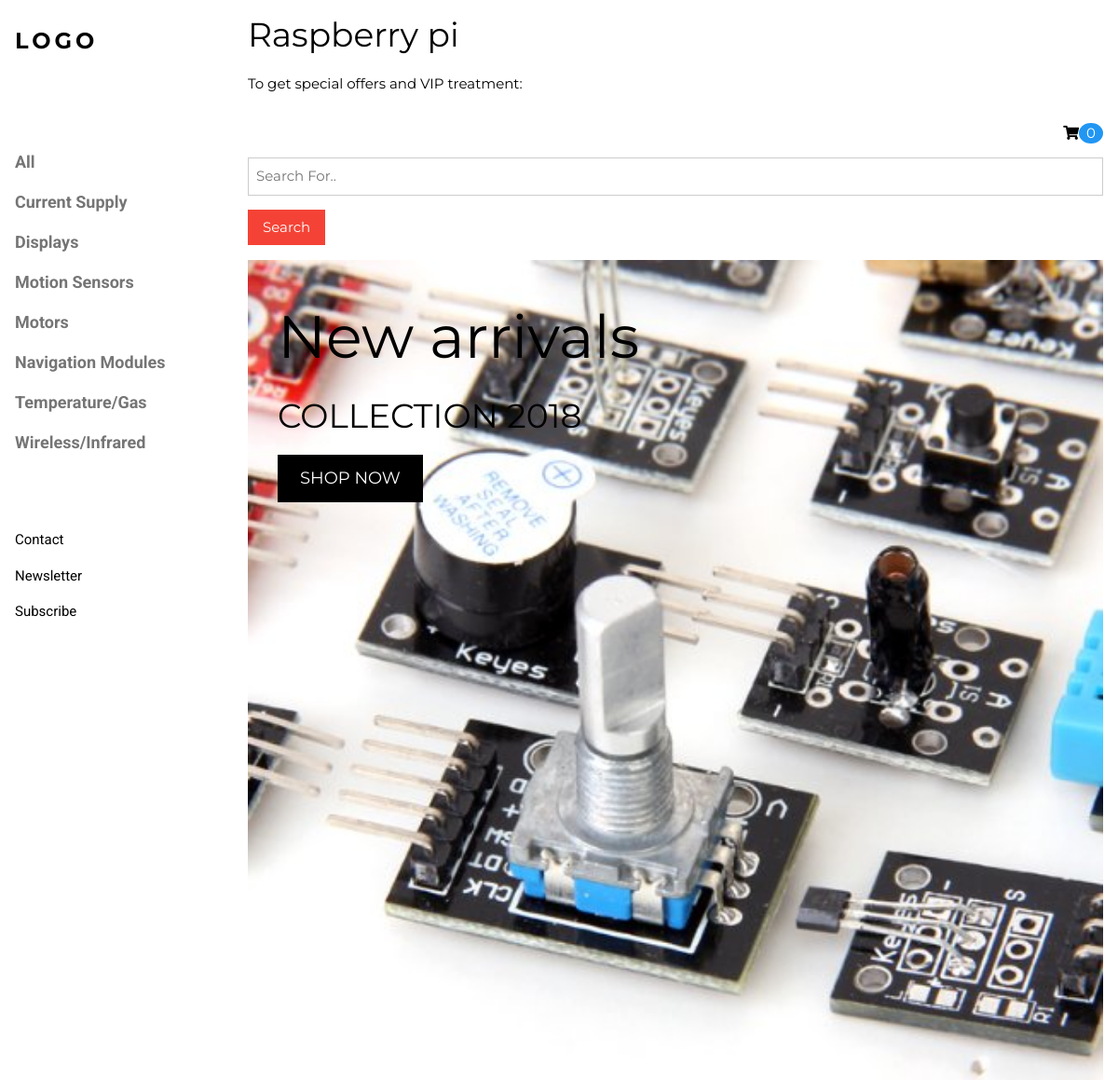
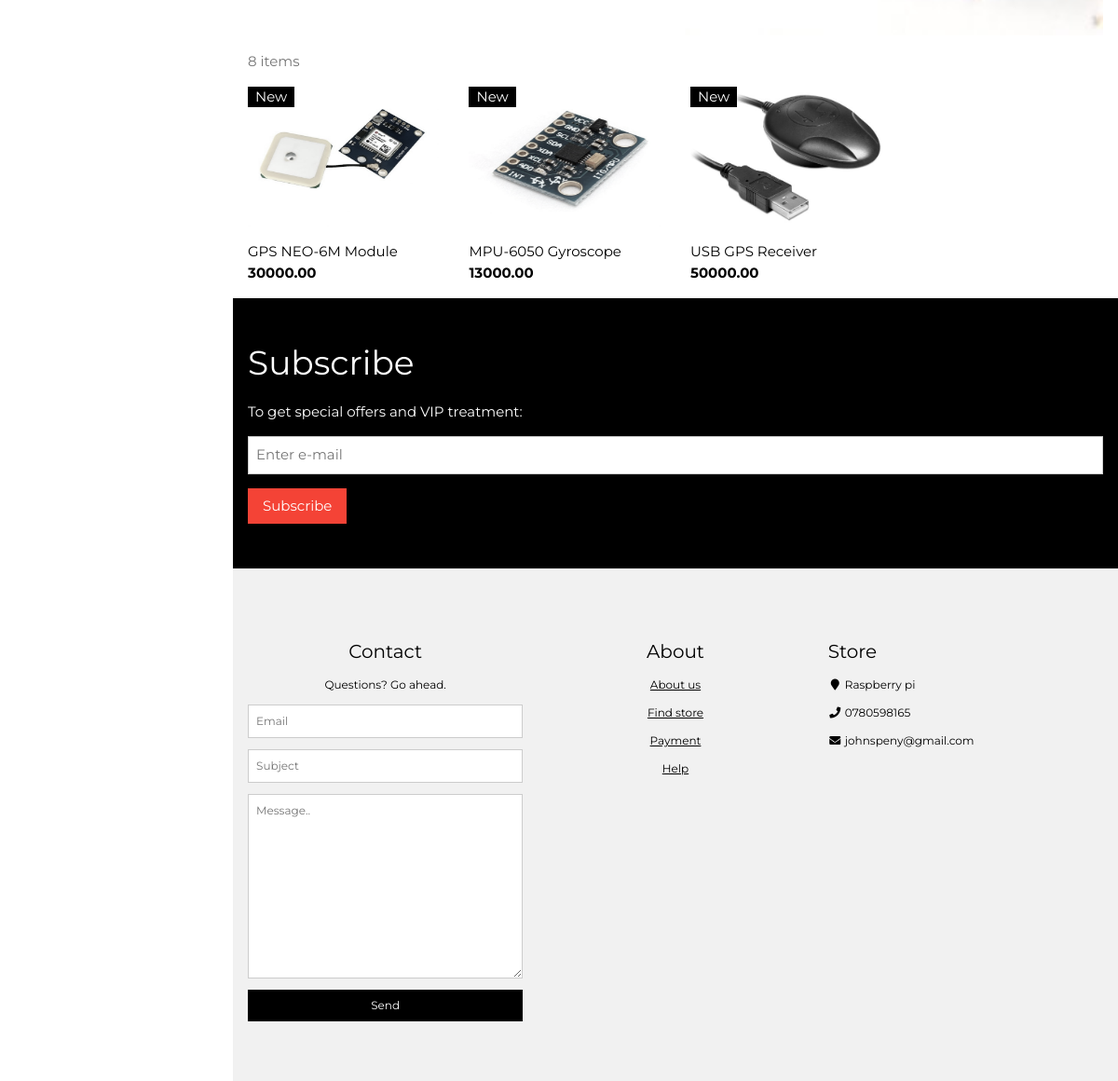
Screenshot of /navigation-modules/ with the database file from the repository (2 pictures, top to bottom).
### shop/models.py (models this page shows, shortened)
class Category(models.Model):
    name = models.CharField(max_length=100)
    slug = models.SlugField(max_length=100, unique=True)
    class Meta:
        ordering = ['name']
        verbose_name = 'category'
        verbose_name_plural = 'categories'
    def get_absolute_url(self):
        return reverse('shop:list_product', kwargs={'category_slug':self.slug})

class Product(models.Model):
    category = models.ForeignKey(Category, related_name='products')
    name = models.CharField(max_length=100)
    slug = models.SlugField(max_length=100)
    image = models.ImageField(upload_to='pics',blank=True)
    description = models.TextField(blank=True)
    stock = models.PositiveIntegerField()
    available = models.BooleanField(default=True)
    price = models.DecimalField(max_digits=10,decimal_places=2)
    created = models.DateTimeField(auto_now_add=True)
    updated = models.DateTimeField(auto_now=True)
    class Meta:
        ordering = ['name']
        index_together = (('id', 'slug'),)
    def get_absolute_url(self):
        return reverse('shop:list_product_detail', kwargs={'id': self.id, 'slug': self.slug})

### shop/views.py (the view, shortened to what this page needs)
# urls.py: url('^(?P<category_slug>[-\w]+)/$', views.index, name='list_product'),
def index(request, category_slug=None):
    categories = Category.objects.all()
    products = Product.objects.filter(available=True)
    c = ContactForm()
    if category_slug:
        category = get_object_or_404(Category, slug=category_slug)
        products = Product.objects.filter(category=category)
    context = {'categories': categories, 'products': products, 'f':c}
    return render(request, 'shop/index.html', context)

### shop/forms.py
class ContactForm(forms.Form):
	subject = forms.CharField(max_length=100,widget=forms.TextInput(attrs={'placeholder': 'Subject'}))
	message = forms.CharField(widget=forms.Textarea(attrs={'placeholder': 'Message..'}))
	sender = forms.EmailField(widget=forms.TextInput(attrs={'placeholder': 'Email'}))

### cart/cart.py (called while the page is built)
    def __len__(self):
        return sum(item['quantity'] for item in self.cart.values())

### cart/context_processors.py (called while the page is built)
def cart(request):
	return {'cart':Cart(request)}

### shop/templatetags/myfilters.py (called while the page is built)
@register.filter(name='addClass')
def addClass(value, arg):
    return value.as_widget(attrs={'class': arg})

### shop/templates/shop/index.html (shortened to what this page needs)
{% extends 'shop/list.html' %}
{% load static %}
{% load myfilters %}
  {% block head %}
  <div class="w3-display-container w3-container">
    <img src="{% static 'shop/pics/r.jpg' %}" alt="Jeans" style="width:100%">
    <div class="w3-display-topleft w3-text-white" style="padding:24px 48px">
      <h1 class="w3-jumbo w3-hide-small w3-text-black">New arrivals</h1>
      <h1 class="w3-hide-small w3-text-black">COLLECTION 2018</h1>
      <p><a href="#jeans" class="w3-button w3-black w3-padding-large w3-large">SHOP NOW</a></p>
    </div>
  </div>
  {% endblock %}
  {% block itemNum %}
  <div class="w3-container w3-text-grey" id="jeans">
    <p>8 items</p>
  </div>{% endblock %}
{% block photot %}
  <div class="w3-row w3-grayscale">
  {% for product in products %}
    <div class="w3-col l3 s6">
      <div class="w3-container">
        <div class="w3-display-container">
          <img src="{{ product.image.url }}" style="width:100%;max-height: 150px">
          <span class="w3-tag w3-display-topleft">New</span>
        </div>
        <p>{{ product.name }}<br><b>{{ product.price }}</b></p>
      </div>
    </div>
{% endfor %}
</div>{% endblock %}
{% block contact %}
 <div class="w3-col s4">
        <h4>Contact</h4>
        <p>Questions? Go ahead.</p>
        <form action="" target="_blank" method="post">
          <p>
            {{ f.sender|addClass:"w3-input w3-border" }}
          </p>
          <p>
            {{ f.subject|addClass:"w3-input w3-border" }}
          </p>
          <p>
            {{ f.message|addClass:"w3-input w3-border" }}
          </p>
          <input type="submit" value="Send" class="w3-button w3-block w3-black">
        </form>
      </div>
      {% endblock %}

### shop/templates/shop/list.html (shortened to what this page needs)
<!DOCTYPE html>
<html>
{% load static %}
{% load myfilters %}
<link rel="stylesheet" href="{% static 'shop/style.css' %}">
<link href="{% static 'shop/css/fontawesome-all.css' %}" rel="stylesheet">
<head>
</head>
<body class="w3-content" style="max-width:1200px">
<nav class="w3-sidebar w3-bar-block w3-white w3-collapse w3-top" style="z-index:3;width:250px" id="mySidebar">
  <div class="w3-container w3-display-container w3-padding-16">
    <h3 class="w3-wide"><b>LOGO</b></h3>
  </div>
  <div class="w3-padding-64 w3-large w3-text-grey" style="font-weight:bold">
    <a href="{% url 'shop:list' %}" class="w3-bar-item w3-button">All</a>
    {% for category in categories %}
    <a href="{{ category.get_absolute_url }}" class="w3-bar-item w3-button">{{ category.name }}</a>
    {% endfor %}
  </div>
  <a href="#footer" class="w3-bar-item w3-button w3-padding">Contact</a>
  <a href="javascript:void(0)" class="w3-bar-item w3-button w3-padding" onclick="document.getElementById('newsletter').style.display='block'">Newsletter</a>
  <a href="#footer"  class="w3-bar-item w3-button w3-padding">Subscribe</a>
</nav>
<div class="w3-main" style="margin-left:250px">
  <header class="w3-container">
    <h1>Raspberry pi</h1>
    <p>To get special offers and VIP treatment:</p>
    {% block cart %}
    {% with total_items=cart|length %}
    {% if cart|length > 0 %}
  <a href="{% url "cart:cart_detail" %}">
    <p class="w3-right"><i class="fa fa-shopping-cart"></i><span class="w3-badge w3-blue">{{ total_items }}</span></p>
  </a>
    {% else %}
      <p class="w3-right"><i class="fa fa-shopping-cart"></i><span class="w3-badge w3-blue">0
    {% endif %}
  {% endwith %}{% endblock %}
    <form action="" method="get">
    <p><input class="w3-input w3-border" type="text" placeholder="Search For.." style="width:100%"></p>
    <input type="submit" class="w3-button w3-red w3-margin-bottom" value="Search">
	</form>
  </header>
  {% block head %}{% endblock %}
  {% block itemNum %}{% endblock %}
  {% block photot %}{% endblock %}
  <div class="w3-container w3-black w3-padding-32">
    <h1>Subscribe</h1>
    <p>To get special offers and VIP treatment:</p>
    <p><input class="w3-input w3-border" type="text" placeholder="Enter e-mail" style="width:100%"></p>
    <button type="button" class="w3-button w3-red w3-margin-bottom">Subscribe</button>
  </div>
  <footer class="w3-padding-64 w3-light-grey w3-small w3-center" id="footer">
    <div class="w3-row-padding">
      {% block contact %}{% endblock %}
      <div class="w3-col s4">
        <h4>About</h4>
        <p><a href="#" onclick="document.getElementById('id01').style.display='block'">About us</a></p>
        <p><a href="#">Find store</a></p>
        <p><a href="#">Payment</a></p>
        <p><a href="#">Help</a></p>
      </div>
      <div class="w3-col s4 w3-justify">
        <h4>Store</h4>
        <p><i class="fa fa-fw fa-map-marker"></i> Raspberry pi</p>
        <p><i class="fa fa-fw fa-phone"></i> 0780598165</p>
        <p><i class="fa fa-fw fa-envelope"></i> johnspeny@gmail.com</p>
        <br>
      </div>
    </div>
  </footer>
</div>
</body>
</html>

### shop/static/shop/style.css (style rules this page uses)
html { box-sizing:border-box }
*,*:before,*:after { box-sizing:inherit }
html { -ms-text-size-adjust:100%;-webkit-text-size-adjust:100% }
body { margin:0 }
article,aside,details,figcaption,figure,footer,header,main,menu,nav,section,summary { display:block }
a { background-color:transparent;-webkit-text-decoration-skip:objects }
img { border-style:none }
button,input,select,textarea { font:inherit;margin:0 }
button,input { overflow:visible }
button,select { text-transform:none }
button,html [type=button],[type=reset],[type=submit] { -webkit-appearance:button }
textarea { overflow:auto }
html,body { font-family:Verdana,sans-serif;font-size:15px;line-height:1.5 }
html { overflow-x:hidden }
h1 { font-size:36px }
h3 { font-size:24px }
h4 { font-size:20px }
h1,h2,h3,h4,h5,h6 { font-family:"Segoe UI",Arial,sans-serif;font-weight:400;margin:10px 0 }
.w3-wide { letter-spacing:4px }
img { margin-bottom:-5px }
a { color:inherit }
.w3-btn,.w3-button { border:none;display:inline-block;outline:0;padding:8px 16px;vertical-align:middle;overflow:hidden;text-decoration:none;color:inherit;background-color:inherit;text-align:center;cursor:pointer;white-space:nowrap }
.w3-btn,.w3-button { -webkit-touch-callout:none;-webkit-user-select:none;-khtml-user-select:none;-moz-user-select:none;-ms-user-select:none;user-select:none }
.w3-badge,.w3-tag { background-color:#000;color:#fff;display:inline-block;padding-left:8px;padding-right:8px;text-align:center }
.w3-badge { border-radius:50% }
.w3-tooltip,.w3-display-container { position:relative }
.w3-input { padding:8px;display:block;border:none;border-bottom:1px solid #ccc;width:100% }
.w3-sidebar { height:100%;width:200px;background-color:#fff;position:fixed!important;z-index:1;overflow:auto }
.w3-main,#main { transition:margin-left .4s }
.w3-bar-block .w3-bar-item { width:100%;display:block;padding:8px 16px;text-align:left;border:none;outline:none;white-space:normal;float:none }
.w3-block { display:block;width:100% }
.w3-container:after,.w3-container:before,.w3-panel:after,.w3-panel:before,.w3-row:after,.w3-row:before,.w3-row-padding:after,.w3-row-padding:before, .w3-cell-row:before,.w3-cell-row:after,.w3-clear:after,.w3-clear:before,.w3-bar:before,.w3-bar:after { content:"";display:table;clear:both }
.w3-col,.w3-half,.w3-third,.w3-twothird,.w3-threequarter,.w3-quarter { float:left;width:100% }
.w3-col.s4 { width:33.33333% }
.w3-col.s6 { width:49.99999% }
@media (min-width:993px) { .w3-col.l3 { width:24.99999% } }
.w3-content { max-width:980px;margin:auto }
@media (min-width:993px) { .w3-sidebar.w3-collapse { display:block!important } }
.w3-top,.w3-bottom { position:fixed;width:100%;z-index:1 }
.w3-top { top:0 }
.w3-display-topleft { position:absolute;left:0;top:0 }
.w3-row-padding,.w3-row-padding>.w3-half,.w3-row-padding>.w3-third,.w3-row-padding>.w3-twothird,.w3-row-padding>.w3-threequarter,.w3-row-padding>.w3-quarter,.w3-row-padding>.w3-col { padding:0 8px }
.w3-container,.w3-panel { padding:0.01em 16px }
.w3-greyscale,.w3-grayscale { filter:grayscale(75%) }
.w3-small { font-size:12px!important }
.w3-large { font-size:18px!important }
.w3-jumbo { font-size:64px!important }
.w3-justify { text-align:justify!important }
.w3-center { text-align:center!important }
.w3-border { border:1px solid #ccc!important }
.w3-margin-bottom { margin-bottom:16px!important }
.w3-padding { padding:8px 16px!important }
.w3-padding-large { padding:12px 24px!important }
.w3-padding-16 { padding-top:16px!important;padding-bottom:16px!important }
.w3-padding-32 { padding-top:32px!important;padding-bottom:32px!important }
.w3-padding-64 { padding-top:64px!important;padding-bottom:64px!important }
.w3-right { float:right!important }
.w3-blue,.w3-hover-blue:hover { color:#fff!important;background-color:#2196F3!important }
.w3-red,.w3-hover-red:hover { color:#fff!important;background-color:#f44336!important }
.w3-white,.w3-hover-white:hover { color:#000!important;background-color:#fff!important }
.w3-black,.w3-hover-black:hover { color:#fff!important;background-color:#000!important }
.w3-light-grey,.w3-hover-light-grey:hover,.w3-light-gray,.w3-hover-light-gray:hover { color:#000!important;background-color:#f1f1f1!important }
.w3-text-white,.w3-hover-text-white:hover { color:#fff!important }
.w3-text-black,.w3-hover-text-black:hover { color:#000!important }
.w3-text-grey,.w3-hover-text-grey:hover,.w3-text-gray,.w3-hover-text-gray:hover { color:#757575!important }

### rows the page displays
Category: name "Current Supply"
Category: name "Displays"
Category: name "Motion Sensors"
Category: name "Motors"
Category: name "Navigation Modules"
Category: name "Temperature/Gas"
Category: name "Wireless/Infrared"
Product: image (picture), name "GPS NEO-6M Module", price "30000.00"
Product: image (picture), name "MPU-6050 Gyroscope", price "13000.00"
Product: image (picture), name "USB GPS Receiver", price "50000.00"
